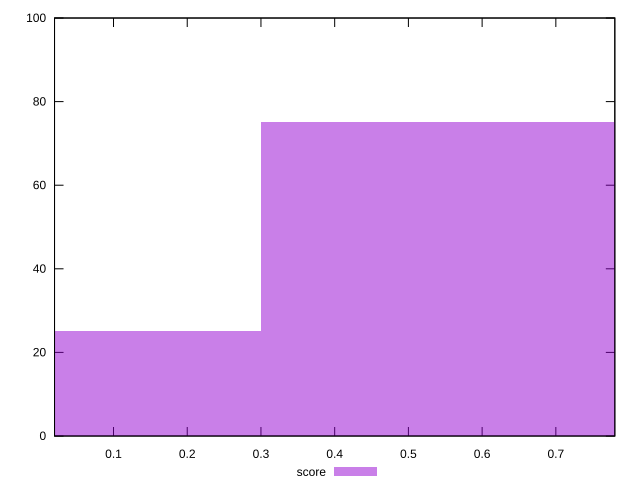

Write the gnuplot code that produced this figure.
reset

$score <<EOF
0.5999160757325942 75
0 25
EOF

set key outside below
set boxwidth 0.5999160757325942
set xrange [0.02:0.78]
set yrange [0:100]
set trange [0:100]
set style fill transparent solid 0.5 noborder
set terminal svg size 640, 490 enhanced background rgb 'white'
set output "report_00015_2021-02-09T16-11-33.973Z/first-cpu-idle/samples/pages+cached/score/histogram.svg"

plot $score title "score" with boxes

reset
